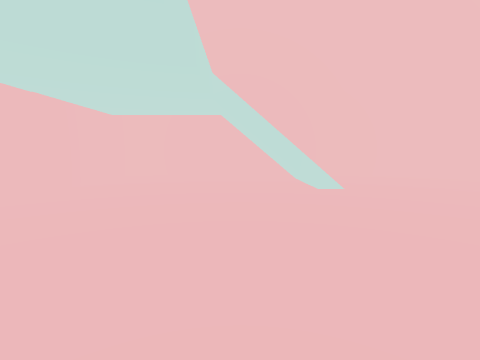
View 1 (above)

17 first-person views from a walk through a scene from a Unity 3-D project. The camera is 1.3 m above the floor, tilts 6° down and sees 85° across. The floor is counted in squares, 2 m on a side. Each view is taken from the middle of a square. On the plan, view 1 faces up. The plan holds only what a view shows up to about 9 squares ahead; the rest is blank. The place goes on beyond the plan. The player character is not drawn.

View 2
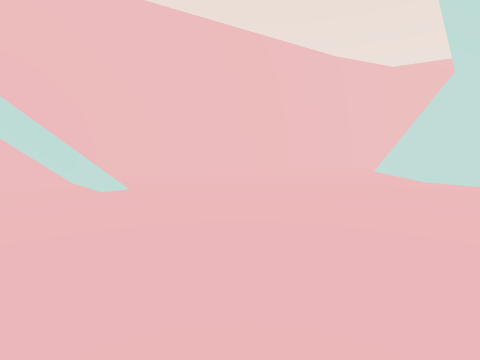

View 3
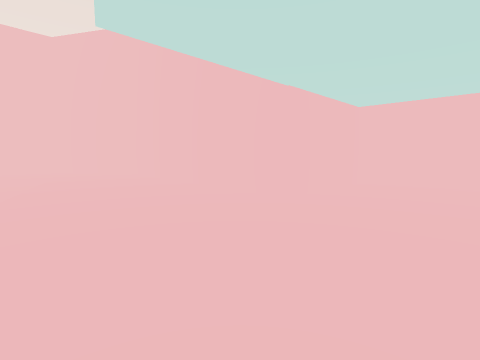

View 4
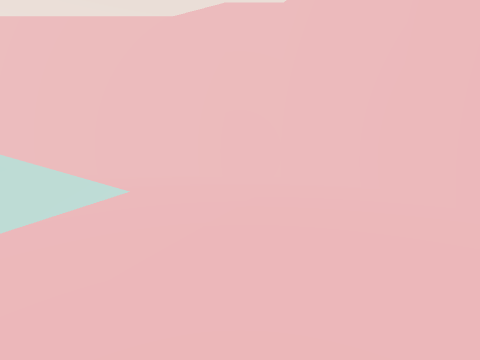

View 5
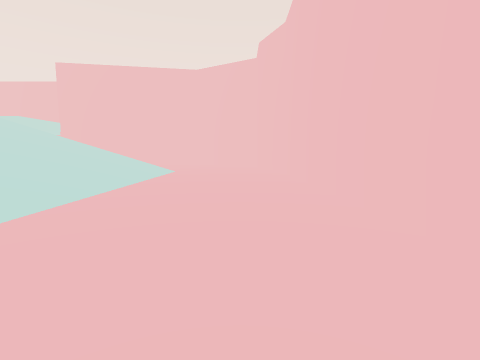

View 6
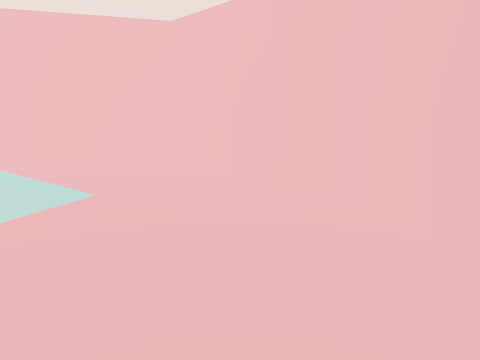

View 7
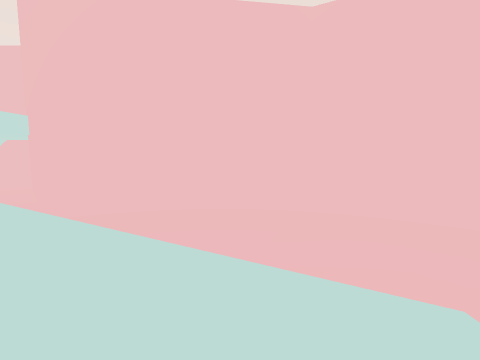

View 8
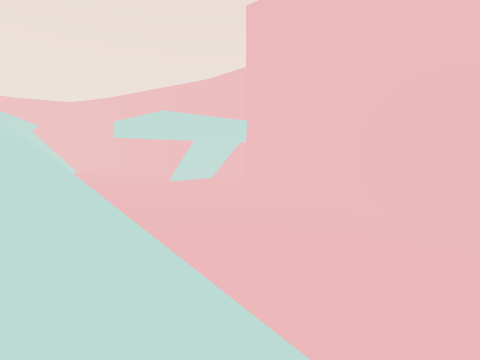

View 9
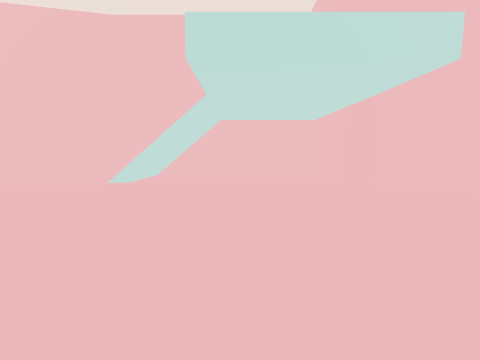

View 10
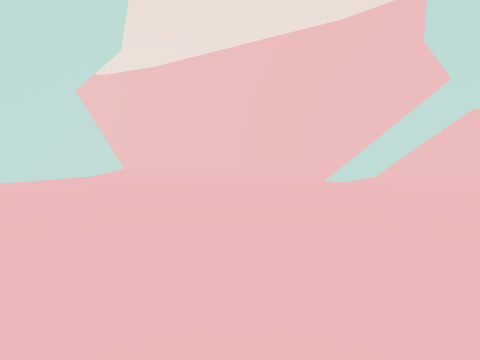

View 11
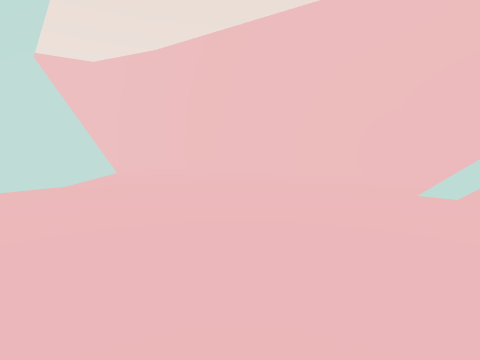

View 12
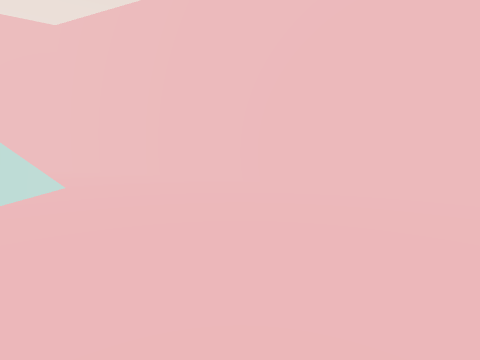

View 13
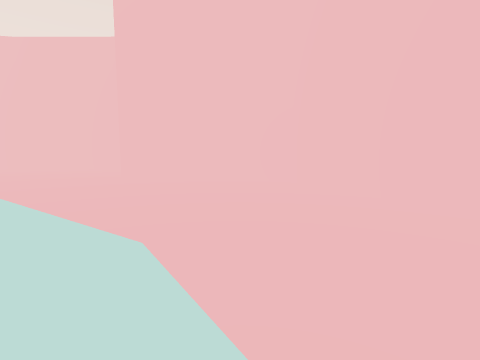

View 14
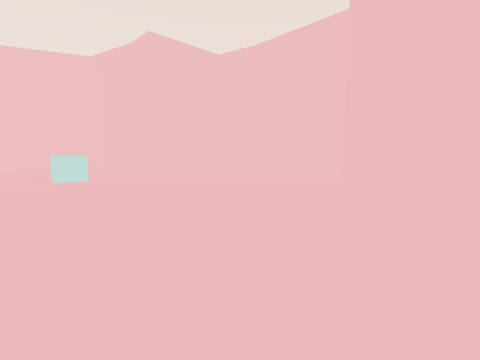

View 15
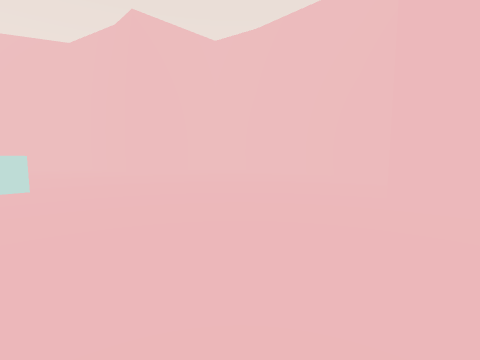

View 16
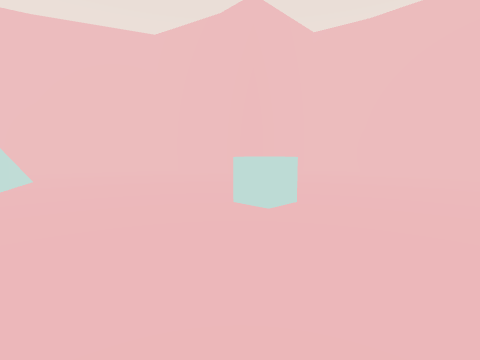

View 17
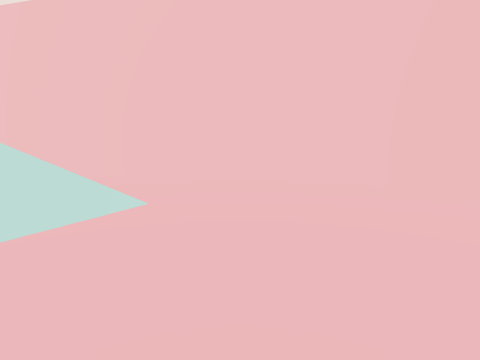

### Floor plan
Key: @ floor where view 1 was taken; # wall or solid block; . main floor; - floor 0.25 m lower than the main floor; / step, stairs or slope; = window, fence, low wall or low ledge; C cube.
Columns run from 14 left of view 1 to 19 right of it. Each row starts with its distance up from view 1.
  8           ##########
  7           #........#####
  6           #.... /......#####
  5   #########....//..........###
  4  ##----......................#
  3  #-----................//....##
  2  #---//...............   /....#
  1 ##---/////.........../  /.....#
  0 #----=//      @...../   #.....####
 -1 #----/                  .........#
 -2 #----//                 .........#
 -3 #----///                ..C......#
 -4 #----////               .........#
 -5 #----////               .........#
 -6 #----////    /...../     ........#
 -7 #----=//    /......./    .....#
 -8 ##---/////.........../   .....#
 -9  #---//...............#///....#
-10  #-----................//....##
-11  ##----......................#
-12   #########....//..........###
-13           #.... /......#####
-14           #........#####
-15           ##########

Where each view was taken, in squares from view 1:
view 1: 0 up, 0 right, facing up
view 2: 0 up, 0 right, facing up-right
view 3: 1 up, 1 left, facing up-left
view 4: 2 up, 5 left, facing left
view 5: 2 up, 12 left, facing down
view 6: 3 down, 12 left, facing down
view 7: 5 down, 8 left, facing down
view 8: 6 down, 8 left, facing down-right
view 9: 6 down, 1 left, facing down
view 10: 6 down, 1 left, facing down-right
view 11: 7 down, 1 right, facing down-right
view 12: 9 down, 4 right, facing down-right
view 13: 10 down, 9 right, facing right
view 14: 9 down, 11 right, facing up-right
view 15: 8 down, 12 right, facing up-right
view 16: 5 down, 10 right, facing up-right
view 17: 1 down, 12 right, facing up
